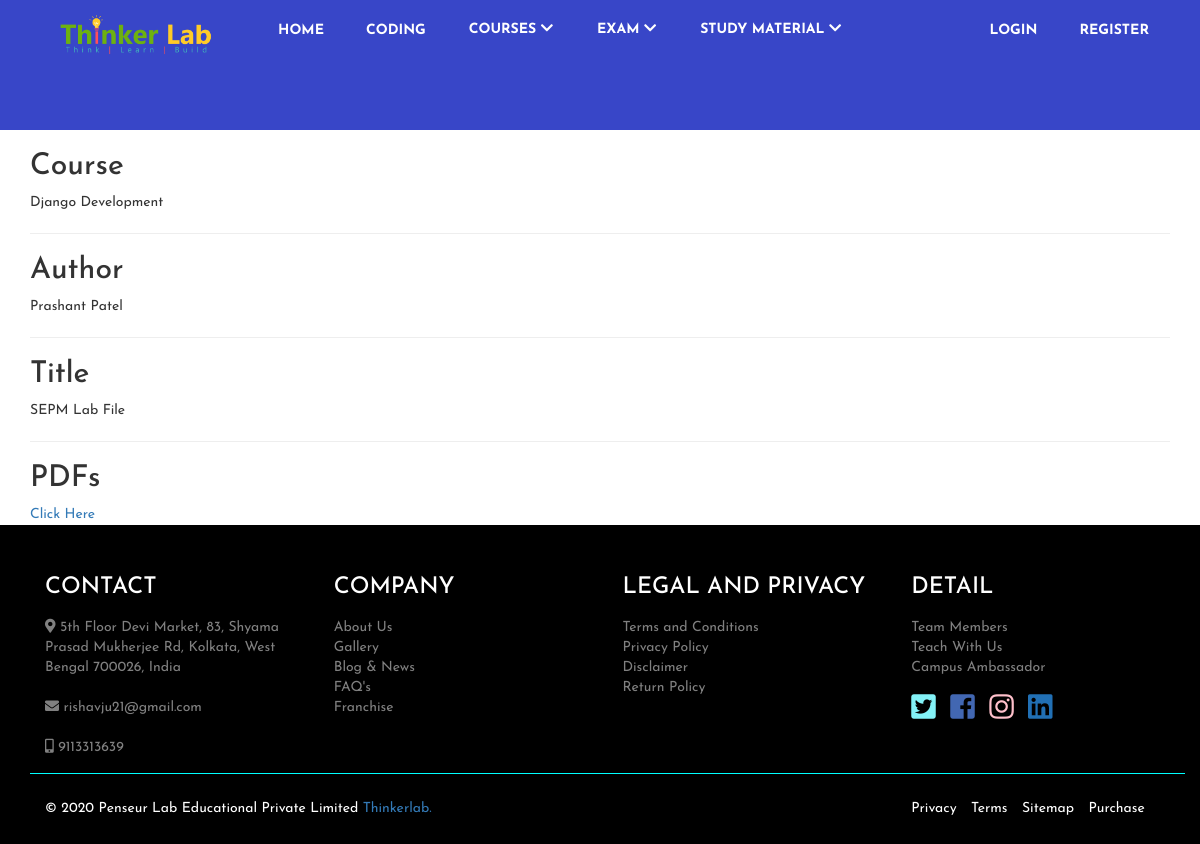
/lesson/4/, run on the app's committed database.
### courses/models.py (models this page shows, shortened)
class Lessons(models.Model):
    lesson_title = models.CharField(max_length=100)
    course_name = models.ForeignKey(Course, on_delete=models.CASCADE)
    video = EmbedVideoField(null=True, blank=True)
    pdf = models.FileField(null=True, blank=True, upload_to=pdf_directory_path)
    class Meta:
        verbose_name = 'Lesson'
        verbose_name_plural = 'Lessons'

class Course(models.Model):
    thumbnail = models.ImageField(upload_to='Thumbnail')
    course_name = models.CharField(max_length=100)
    course_category = models.ManyToManyField(CourseCategory)
    description = models.TextField()
    course_type = models.ForeignKey('Membership', on_delete=models.SET_NULL, null=True)
    certification = models.TextField()
    learning_outcome = models.TextField()
    instructor_name = models.CharField(max_length=30)
    price = models.FloatField(default=0.0)
    def __str__(self):
        return self.course_name

### courses/views.py (the view)
# urls.py: path('lesson/<int:id>/', lesson_details, name='lesson-details'),
def lesson_details(request, id):
    lesson = Lessons.objects.get(id=id)
    context = {
        'lesson': lesson,
    }
    return render(request, 'lesson_details.html', context)

### templates/lesson_details.html (shortened to what this page needs)
{% extends 'base.html' %}
{% load static %}
{% load embed_video_tags %}
{% block content %}
<div class="container">
    <h2>Course</h2>
    {{ lesson.course_name }} <br>
    <hr>
    <h2>Author</h2>
    {{ lesson.course_name.instructor_name }} <br>
    <hr>
    <h2>Title</h2>
    {{ lesson.lesson_title }} <br>
    <hr>
    {% if lesson.pdf %}
    <h2>PDFs</h2>
    <object data="{{ lesson.pdf.url }}" type="application/pdf" width="300" height="200">
        <a href="{{ lesson.pdf.url }}">Click Here</a>
    </object>
    {% endif %}
</div>
{% endblock %}

### static/css/style.css (style rules this page uses)
* { font-family: 'Josefin Sans'; }
html { scroll-behavior: smooth; }

### data on the page
Lessons: course_name "Django Development", course_name.instructor_name "Prashant Patel", lesson_title "SEPM Lab File"
